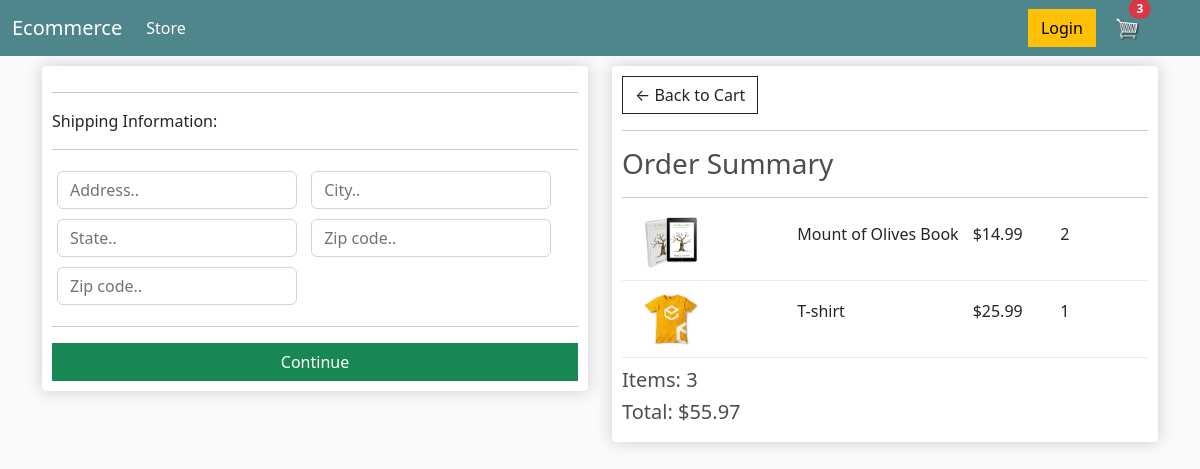
Before: /checkout/ (signed in) with the older database file.
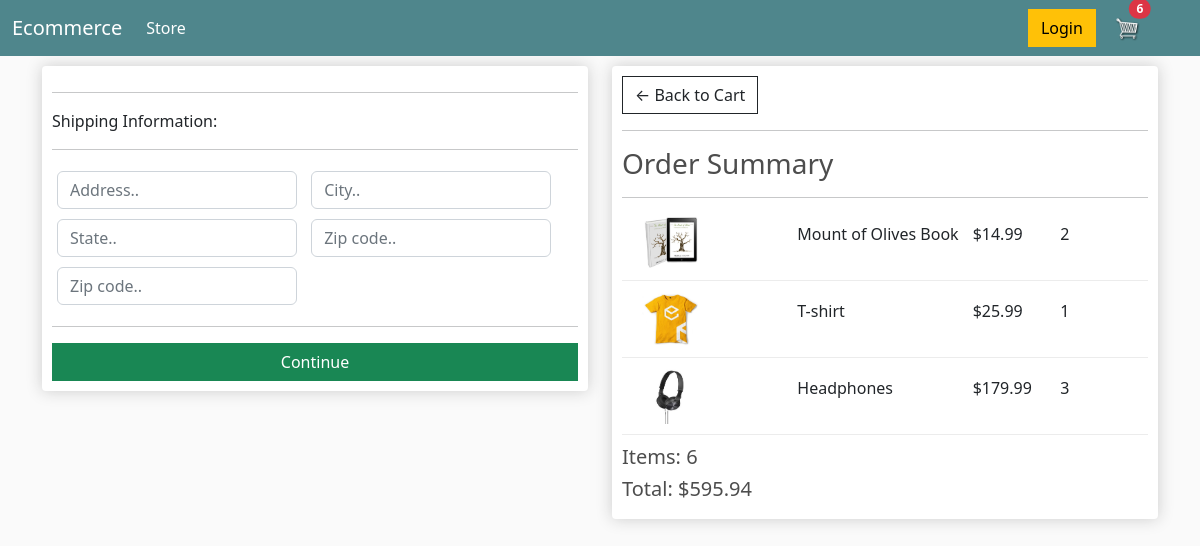
After: the same page with the newer database file.
### store/models.py (models this page shows, shortened)
class OrderItem(models.Model):
    product = models.ForeignKey(Product, on_delete=models.SET_NULL, null=True)
    order = models.ForeignKey(Order, on_delete=models.SET_NULL, null=True)
    quantity = models.IntegerField(default=0, null=True, blank=True)
    date_added = models.DateTimeField(auto_now_add=True)
    @property
    def get_total(self):
        total = self.product.price * self.quantity
        return total

class Product(models.Model):
    name = models.CharField(max_length=200)
    price = models.DecimalField(max_digits=7, decimal_places=2)
    digital = models.BooleanField(default=False, null=True, blank=True)
    image = models.ImageField(null=True, blank =True)
    @property
    def imageURL(self):
        try:
            url = self.image.url
        except:
            url = " "
        return url

class Order(models.Model):
    customer = models.ForeignKey(Customer, on_delete=models.SET_NULL, null=True, blank=True)
    date_ordered = models.DateTimeField(auto_now_add=True)
    complete = models.BooleanField(default=False)
    transaction_id = models.CharField(max_length=100, null=True)
    @property
    def shipping(self):
        shipping = False
        orderitems = self.orderitem_set.all()
        for i in orderitems:
            if i.product.digital == False:
                shipping = True
        return shipping
    @property
    def get_cart_total(self):
        orderitems = self.orderitem_set.all()
        total = sum([item.get_total for item in orderitems])
        return total
    @property
    def get_cart_items(self):
        orderitems = self.orderitem_set.all()
        total = sum([item.quantity for item in orderitems])
        return total

### store/views.py (the view, shortened to what this page needs)
# urls.py: path("checkout/", views.checkout, name="checkout"),
def checkout(request):
    if request.user.is_authenticated:
        customer = request.user.customer
        order, created = Order.objects.get_or_create(customer=customer, complete=False)
        items = order.orderitem_set.all()
        cartItems = order.get_cart_items
    context = {
        "items":items,
        'order':order,
        "cartItems":cartItems
    }
    return render(request, 'store/checkout.html', context)

### store/templates/store/checkout.html (shortened to what this page needs)
{% extends 'store/main.html' %}
{% load static %}
{% block content %}
<div class="row">
    <div class="col-lg-6">
        <div class="box-element" id="form-wrapper">
            <form action="" id="form">
                <div id="shipping-info">
                    <hr>
						<p>Shipping Information:</p>
						<hr>
						<div class="form-field">
							<input class="form-control" type="text" name="address" placeholder="Address..">
						</div>
						<div class="form-field">
							<input class="form-control" type="text" name="city" placeholder="City..">
						</div>
						<div class="form-field">
							<input class="form-control" type="text" name="state" placeholder="State..">
						</div>
						<div class="form-field">
							<input class="form-control" type="text" name="zipcode" placeholder="Zip code..">
						</div>
						<div class="form-field">
							<input class="form-control" type="text" name="country" placeholder="Zip code..">
						</div>
                </div>
                <hr>
                <input id="form-button" class="btn btn-success w-100" type="submit" value="Continue">
            </form>
        </div>
        <br>
    </div>
    <div class="col-lg-6">
        <div class="box-element">
            <a  class="btn btn-outline-dark" href="{% url 'cart' %}">&#x2190; Back to Cart</a>
            <hr>
            <h3>Order Summary</h3>
            <hr>
            {% for item in items  %}
            <div class="cart-row align-items-center">
                <div style="flex:2"><img class="row-image" src="{{item.product.imageURL}}"></div>
                <div style="flex:2"><p>{{item.product.name}}</p></div>
                <div style="flex:1"><p>${{item.product.price}}</p></div>
                <div style="flex:1"><p>{{item.quantity}}</p></div>
            </div>
            {% endfor %}
            <h5>Items: {{order.get_cart_items}}</h5>
            <h5>Total: ${{order.get_cart_total|floatformat:2}} </h5>
        </div>
    </div>
</div>
{% endblock content %}

Changed rows visible on the page:
added OrderItem: product.imageURL (picture), product.name "Headphones", product.price "179.99", quantity "3"
computed for Order: get_cart_items "3" → "6"; get_cart_total "55.97" → "595.94"
Other visible differences:
{{ cartItems }}: "3" → "6"
